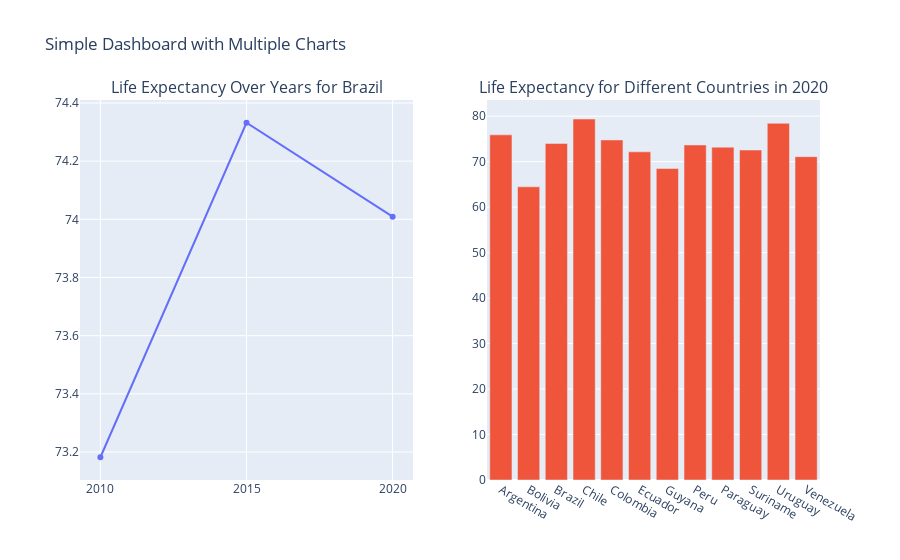

The notebook cell this image was saved under:
### Markdown cell above
### Designing a Simple Dashboard

### Code cell
import plotly.graph_objects as go
from plotly.subplots import make_subplots

# Filter data for the year 2020
data_2020 = populations[populations['year'] == 2020]

# Create a subplot figure with 1 row and 2 columns
fig = make_subplots(rows=1, cols=2, subplot_titles=('Life Expectancy Over Years for Brazil', 'Life Expectancy for Different Countries in 2020'))

# Line chart of Life Expectancy for Brazil
bra_data = populations[populations['country_code'] == 'BRA']
line_chart = go.Scatter(x=bra_data['year'], y=bra_data['life_expectancy'], mode='lines+markers', name='Brazil')
fig.add_trace(line_chart, row=1, col=1)

# Bar chart of Life Expectancy for South American countries in 2020
south_american_data_2020 = data_2020[data_2020['continent'] == 'South America']
bar_chart = go.Bar(x=south_american_data_2020['country'], y=south_american_data_2020['life_expectancy'], name='2020')
fig.add_trace(bar_chart, row=1, col=2)

# Update layout to add a title and hide the legend
fig.update_layout(title_text='Simple Dashboard with Multiple Charts', showlegend=False)
fig.show();

### Figure 1 — Plotly figure (JSON) as saved in the notebook; plotly's stock layout.template omitted (floating-point values rounded to 4 significant figures)
{"data": [{"mode": "lines+markers", "name": "Brazil", "type": "scatter", "x": [2010, 2015, 2020], "xaxis": "x", "y": [73.18, 74.33, 74.01], "yaxis": "y"}, {"name": "2020", "type": "bar", "x": ["Argentina", "Bolivia", "Brazil", "Chile", "Colombia", "Ecuador", "Guyana", "Peru", "Paraguay", "Suriname", "Uruguay", "Venezuela"], "xaxis": "x2", "y": [75.89, 64.47, 74.01, 79.38, 74.77, 72.15, 68.49, 73.67, 73.18, 72.56, 78.43, 71.09], "yaxis": "y2"}], "layout": {"annotations": [{"font": {"size": 16}, "showarrow": false, "text": "Life Expectancy Over Years for Brazil", "x": 0.225, "xanchor": "center", "xref": "paper", "y": 1, "yanchor": "bottom", "yref": "paper"}, {"font": {"size": 16}, "showarrow": false, "text": "Life Expectancy for Different Countries in 2020", "x": 0.775, "xanchor": "center", "xref": "paper", "y": 1, "yanchor": "bottom", "yref": "paper"}], "showlegend": false, "title": {"text": "Simple Dashboard with Multiple Charts"}, "xaxis": {"anchor": "y", "domain": [0, 0.45]}, "xaxis2": {"anchor": "y2", "domain": [0.55, 1]}, "yaxis": {"anchor": "x", "domain": [0, 1]}, "yaxis2": {"anchor": "x2", "domain": [0, 1]}}}
